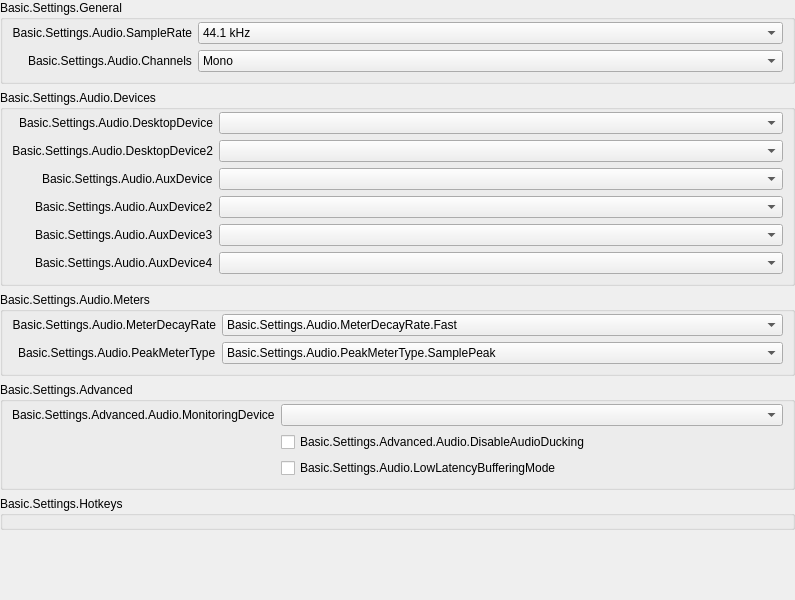
<?xml version="1.0" encoding="UTF-8"?>
<ui version="4.0">
 <class>AudioPage</class>
 <widget class="QWidget" name="AudioPage">
  <property name="geometry">
   <rect>
    <x>0</x>
    <y>0</y>
    <width>795</width>
    <height>600</height>
   </rect>
  </property>
  <property name="windowTitle">
   <string>Form</string>
  </property>
  <layout class="QVBoxLayout" name="verticalLayout">
   <property name="leftMargin">
    <number>0</number>
   </property>
   <property name="topMargin">
    <number>0</number>
   </property>
   <property name="rightMargin">
    <number>0</number>
   </property>
   <property name="bottomMargin">
    <number>0</number>
   </property>
   <item>
    <widget class="QScrollArea" name="scrollArea_50">
     <property name="frameShape">
      <enum>QFrame::Shape::NoFrame</enum>
     </property>
     <property name="frameShadow">
      <enum>QFrame::Shadow::Plain</enum>
     </property>
     <property name="lineWidth">
      <number>0</number>
     </property>
     <property name="widgetResizable">
      <bool>true</bool>
     </property>
     <widget class="QWidget" name="scrollAreaWidgetContents_50">
      <property name="geometry">
       <rect>
        <x>0</x>
        <y>0</y>
        <width>795</width>
        <height>556</height>
       </rect>
      </property>
      <layout class="QVBoxLayout" name="verticalLayout_50">
       <property name="leftMargin">
        <number>0</number>
       </property>
       <property name="topMargin">
        <number>0</number>
       </property>
       <property name="rightMargin">
        <number>0</number>
       </property>
       <property name="bottomMargin">
        <number>0</number>
       </property>
       <item>
        <widget class="QFrame" name="widget_50">
         <layout class="QVBoxLayout" name="verticalLayout_51">
          <property name="leftMargin">
           <number>0</number>
          </property>
          <property name="topMargin">
           <number>0</number>
          </property>
          <property name="rightMargin">
           <number>0</number>
          </property>
          <property name="bottomMargin">
           <number>0</number>
          </property>
          <item>
           <widget class="QGroupBox" name="audioGeneralGroupBox">
            <property name="title">
             <string>Basic.Settings.General</string>
            </property>
            <layout class="QFormLayout" name="formLayout_52">
             <property name="fieldGrowthPolicy">
              <enum>QFormLayout::FieldGrowthPolicy::AllNonFixedFieldsGrow</enum>
             </property>
             <property name="labelAlignment">
              <set>Qt::AlignmentFlag::AlignRight|Qt::AlignmentFlag::AlignTrailing|Qt::AlignmentFlag::AlignVCenter</set>
             </property>
             <property name="topMargin">
              <number>2</number>
             </property>
             <item row="0" column="0">
              <widget class="QLabel" name="label_14">
               <property name="minimumSize">
                <size>
                 <width>170</width>
                 <height>0</height>
                </size>
               </property>
               <property name="text">
                <string>Basic.Settings.Audio.SampleRate</string>
               </property>
               <property name="alignment">
                <set>Qt::AlignmentFlag::AlignRight|Qt::AlignmentFlag::AlignTrailing|Qt::AlignmentFlag::AlignVCenter</set>
               </property>
               <property name="buddy">
                <cstring>sampleRate</cstring>
               </property>
              </widget>
             </item>
             <item row="0" column="1">
              <widget class="QComboBox" name="sampleRate">
               <property name="currentText">
                <string notr="true">44.1 kHz</string>
               </property>
               <property name="currentIndex">
                <number>0</number>
               </property>
               <item>
                <property name="text">
                 <string>44.1 kHz</string>
                </property>
               </item>
               <item>
                <property name="text">
                 <string>48 kHz</string>
                </property>
               </item>
              </widget>
             </item>
             <item row="1" column="0">
              <widget class="QLabel" name="label_15">
               <property name="text">
                <string>Basic.Settings.Audio.Channels</string>
               </property>
               <property name="buddy">
                <cstring>channelSetup</cstring>
               </property>
              </widget>
             </item>
             <item row="1" column="1">
              <widget class="QComboBox" name="channelSetup">
               <property name="currentText">
                <string>Mono</string>
               </property>
               <property name="currentIndex">
                <number>0</number>
               </property>
               <item>
                <property name="text">
                 <string>Mono</string>
                </property>
               </item>
               <item>
                <property name="text">
                 <string>Stereo</string>
                </property>
               </item>
               <item>
                <property name="text">
                 <string>2.1</string>
                </property>
               </item>
               <item>
                <property name="text">
                 <string>4.0</string>
                </property>
               </item>
               <item>
                <property name="text">
                 <string>4.1</string>
                </property>
               </item>
               <item>
                <property name="text">
                 <string>5.1</string>
                </property>
               </item>
               <item>
                <property name="text">
                 <string>7.1</string>
                </property>
               </item>
              </widget>
             </item>
            </layout>
           </widget>
          </item>
          <item>
           <widget class="QGroupBox" name="audioDevicesGroupBox">
            <property name="title">
             <string>Basic.Settings.Audio.Devices</string>
            </property>
            <layout class="QFormLayout" name="formLayout_53">
             <property name="fieldGrowthPolicy">
              <enum>QFormLayout::FieldGrowthPolicy::AllNonFixedFieldsGrow</enum>
             </property>
             <property name="labelAlignment">
              <set>Qt::AlignmentFlag::AlignRight|Qt::AlignmentFlag::AlignTrailing|Qt::AlignmentFlag::AlignVCenter</set>
             </property>
             <property name="topMargin">
              <number>2</number>
             </property>
             <item row="0" column="0">
              <widget class="QLabel" name="label_2">
               <property name="minimumSize">
                <size>
                 <width>170</width>
                 <height>0</height>
                </size>
               </property>
               <property name="text">
                <string>Basic.Settings.Audio.DesktopDevice</string>
               </property>
               <property name="alignment">
                <set>Qt::AlignmentFlag::AlignRight|Qt::AlignmentFlag::AlignTrailing|Qt::AlignmentFlag::AlignVCenter</set>
               </property>
               <property name="buddy">
                <cstring>desktopAudioDevice1</cstring>
               </property>
              </widget>
             </item>
             <item row="0" column="1">
              <widget class="QComboBox" name="desktopAudioDevice1">
               <property name="enabled">
                <bool>true</bool>
               </property>
              </widget>
             </item>
             <item row="1" column="0">
              <widget class="QLabel" name="label_3">
               <property name="text">
                <string>Basic.Settings.Audio.DesktopDevice2</string>
               </property>
               <property name="alignment">
                <set>Qt::AlignmentFlag::AlignRight|Qt::AlignmentFlag::AlignTrailing|Qt::AlignmentFlag::AlignVCenter</set>
               </property>
               <property name="buddy">
                <cstring>desktopAudioDevice2</cstring>
               </property>
              </widget>
             </item>
             <item row="1" column="1">
              <widget class="QComboBox" name="desktopAudioDevice2">
               <property name="enabled">
                <bool>true</bool>
               </property>
              </widget>
             </item>
             <item row="2" column="0">
              <widget class="QLabel" name="label_4">
               <property name="text">
                <string>Basic.Settings.Audio.AuxDevice</string>
               </property>
               <property name="buddy">
                <cstring>auxAudioDevice1</cstring>
               </property>
              </widget>
             </item>
             <item row="2" column="1">
              <widget class="QComboBox" name="auxAudioDevice1">
               <property name="enabled">
                <bool>true</bool>
               </property>
              </widget>
             </item>
             <item row="3" column="0">
              <widget class="QLabel" name="label_5">
               <property name="text">
                <string>Basic.Settings.Audio.AuxDevice2</string>
               </property>
               <property name="buddy">
                <cstring>auxAudioDevice2</cstring>
               </property>
              </widget>
             </item>
             <item row="3" column="1">
              <widget class="QComboBox" name="auxAudioDevice2">
               <property name="enabled">
                <bool>true</bool>
               </property>
              </widget>
             </item>
             <item row="4" column="0">
              <widget class="QLabel" name="label_6">
               <property name="text">
                <string>Basic.Settings.Audio.AuxDevice3</string>
               </property>
               <property name="buddy">
                <cstring>auxAudioDevice3</cstring>
               </property>
              </widget>
             </item>
             <item row="4" column="1">
              <widget class="QComboBox" name="auxAudioDevice3">
               <property name="enabled">
                <bool>true</bool>
               </property>
              </widget>
             </item>
             <item row="5" column="1">
              <widget class="QComboBox" name="auxAudioDevice4">
               <property name="enabled">
                <bool>true</bool>
               </property>
              </widget>
             </item>
             <item row="5" column="0">
              <widget class="QLabel" name="label_67">
               <property name="text">
                <string>Basic.Settings.Audio.AuxDevice4</string>
               </property>
               <property name="buddy">
                <cstring>auxAudioDevice4</cstring>
               </property>
              </widget>
             </item>
            </layout>
           </widget>
          </item>
          <item>
           <widget class="QGroupBox" name="audioMetersGroupBox">
            <property name="title">
             <string>Basic.Settings.Audio.Meters</string>
            </property>
            <layout class="QFormLayout" name="formLayout_54">
             <property name="fieldGrowthPolicy">
              <enum>QFormLayout::FieldGrowthPolicy::AllNonFixedFieldsGrow</enum>
             </property>
             <property name="labelAlignment">
              <set>Qt::AlignmentFlag::AlignRight|Qt::AlignmentFlag::AlignTrailing|Qt::AlignmentFlag::AlignVCenter</set>
             </property>
             <property name="topMargin">
              <number>2</number>
             </property>
             <item row="0" column="0">
              <widget class="QLabel" name="label_65">
               <property name="minimumSize">
                <size>
                 <width>170</width>
                 <height>0</height>
                </size>
               </property>
               <property name="text">
                <string>Basic.Settings.Audio.MeterDecayRate</string>
               </property>
               <property name="alignment">
                <set>Qt::AlignmentFlag::AlignRight|Qt::AlignmentFlag::AlignTrailing|Qt::AlignmentFlag::AlignVCenter</set>
               </property>
               <property name="buddy">
                <cstring>meterDecayRate</cstring>
               </property>
              </widget>
             </item>
             <item row="0" column="1">
              <widget class="QComboBox" name="meterDecayRate">
               <property name="currentText">
                <string>Basic.Settings.Audio.MeterDecayRate.Fast</string>
               </property>
               <property name="currentIndex">
                <number>0</number>
               </property>
               <item>
                <property name="text">
                 <string>Basic.Settings.Audio.MeterDecayRate.Fast</string>
                </property>
               </item>
               <item>
                <property name="text">
                 <string>Basic.Settings.Audio.MeterDecayRate.Medium</string>
                </property>
               </item>
               <item>
                <property name="text">
                 <string>Basic.Settings.Audio.MeterDecayRate.Slow</string>
                </property>
               </item>
              </widget>
             </item>
             <item row="1" column="0">
              <widget class="QLabel" name="label_66">
               <property name="text">
                <string>Basic.Settings.Audio.PeakMeterType</string>
               </property>
               <property name="buddy">
                <cstring>peakMeterType</cstring>
               </property>
              </widget>
             </item>
             <item row="1" column="1">
              <widget class="QComboBox" name="peakMeterType">
               <property name="currentIndex">
                <number>0</number>
               </property>
               <item>
                <property name="text">
                 <string>Basic.Settings.Audio.PeakMeterType.SamplePeak</string>
                </property>
               </item>
               <item>
                <property name="text">
                 <string>Basic.Settings.Audio.PeakMeterType.TruePeak</string>
                </property>
               </item>
              </widget>
             </item>
            </layout>
           </widget>
          </item>
          <item>
           <widget class="QGroupBox" name="audioAdvGroupBox">
            <property name="title">
             <string>Basic.Settings.Advanced</string>
            </property>
            <layout class="QFormLayout" name="formLayout_56">
             <property name="fieldGrowthPolicy">
              <enum>QFormLayout::FieldGrowthPolicy::AllNonFixedFieldsGrow</enum>
             </property>
             <property name="labelAlignment">
              <set>Qt::AlignmentFlag::AlignRight|Qt::AlignmentFlag::AlignTrailing|Qt::AlignmentFlag::AlignVCenter</set>
             </property>
             <property name="topMargin">
              <number>2</number>
             </property>
             <item row="0" column="0">
              <widget class="QLabel" name="monitoringDeviceLabel">
               <property name="text">
                <string>Basic.Settings.Advanced.Audio.MonitoringDevice</string>
               </property>
               <property name="buddy">
                <cstring>monitoringDevice</cstring>
               </property>
              </widget>
             </item>
             <item row="0" column="1">
              <widget class="QComboBox" name="monitoringDevice"/>
             </item>
             <item row="1" column="1">
              <widget class="QCheckBox" name="disableAudioDucking">
               <property name="text">
                <string>Basic.Settings.Advanced.Audio.DisableAudioDucking</string>
               </property>
              </widget>
             </item>
             <item row="2" column="0">
              <spacer name="horizontalSpacer_11">
               <property name="orientation">
                <enum>Qt::Orientation::Horizontal</enum>
               </property>
               <property name="sizeType">
                <enum>QSizePolicy::Policy::Expanding</enum>
               </property>
               <property name="sizeHint" stdset="0">
                <size>
                 <width>170</width>
                 <height>20</height>
                </size>
               </property>
              </spacer>
             </item>
             <item row="2" column="1">
              <widget class="QCheckBox" name="lowLatencyBuffering">
               <property name="text">
                <string>Basic.Settings.Audio.LowLatencyBufferingMode</string>
               </property>
              </widget>
             </item>
            </layout>
           </widget>
          </item>
          <item>
           <widget class="QGroupBox" name="audioHotkeysGroupBox">
            <property name="title">
             <string>Basic.Settings.Hotkeys</string>
            </property>
            <layout class="QFormLayout" name="audioSourceLayout">
             <property name="fieldGrowthPolicy">
              <enum>QFormLayout::FieldGrowthPolicy::AllNonFixedFieldsGrow</enum>
             </property>
             <property name="labelAlignment">
              <set>Qt::AlignmentFlag::AlignRight|Qt::AlignmentFlag::AlignTrailing|Qt::AlignmentFlag::AlignVCenter</set>
             </property>
             <property name="topMargin">
              <number>2</number>
             </property>
            </layout>
           </widget>
          </item>
          <item>
           <spacer name="verticalSpacer_4">
            <property name="orientation">
             <enum>Qt::Orientation::Vertical</enum>
            </property>
            <property name="sizeHint" stdset="0">
             <size>
              <width>20</width>
              <height>0</height>
             </size>
            </property>
           </spacer>
          </item>
         </layout>
        </widget>
       </item>
      </layout>
     </widget>
    </widget>
   </item>
   <item>
    <widget class="QLabel" name="audioMsg">
     <property name="text">
      <string notr="true"/>
     </property>
     <property name="wordWrap">
      <bool>true</bool>
     </property>
     <property name="class" stdset="0">
      <string>text-danger</string>
     </property>
    </widget>
   </item>
   <item>
    <widget class="QLabel" name="audioMsg_2">
     <property name="text">
      <string notr="true"/>
     </property>
     <property name="wordWrap">
      <bool>true</bool>
     </property>
     <property name="class" stdset="0">
      <string notr="true">text-warning</string>
     </property>
    </widget>
   </item>
  </layout>
 </widget>
 <resources/>
 <connections/>
</ui>
